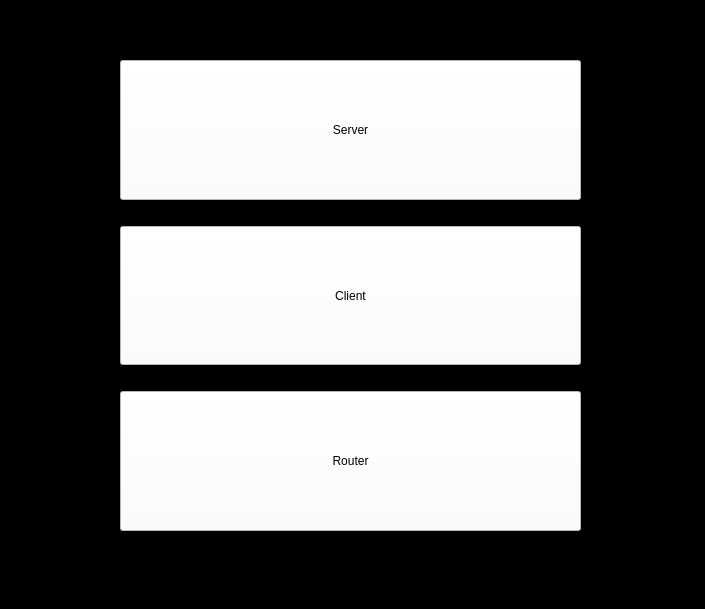
<?xml version="1.0" encoding="UTF-8"?>
<ui version="4.0">
 <class>MyMainWindow</class>
 <widget class="QMainWindow" name="MyMainWindow">
  <property name="geometry">
   <rect>
    <x>0</x>
    <y>0</y>
    <width>705</width>
    <height>609</height>
   </rect>
  </property>
  <property name="font">
   <font>
    <family>Latin Modern Roman Caps</family>
   </font>
  </property>
  <property name="windowTitle">
   <string>MainWindow</string>
  </property>
  <property name="styleSheet">
   <string notr="true">background-color: rgb(0, 0, 0);</string>
  </property>
  <widget class="QWidget" name="centralwidget">
   <property name="font">
    <font>
     <family>Latin Modern Mono Caps</family>
    </font>
   </property>
   <widget class="QWidget" name="horizontalLayoutWidget">
    <property name="geometry">
     <rect>
      <x>20</x>
      <y>10</y>
      <width>661</width>
      <height>521</height>
     </rect>
    </property>
    <layout class="QHBoxLayout" name="horizontalLayout">
     <item>
      <spacer name="horizontalSpacer_2">
       <property name="orientation">
        <enum>Qt::Horizontal</enum>
       </property>
       <property name="sizeType">
        <enum>QSizePolicy::Fixed</enum>
       </property>
       <property name="sizeHint" stdset="0">
        <size>
         <width>100</width>
         <height>20</height>
        </size>
       </property>
      </spacer>
     </item>
     <item>
      <layout class="QVBoxLayout" name="verticalLayout_3" stretch="0,0,0,0,0,0">
       <property name="sizeConstraint">
        <enum>QLayout::SetDefaultConstraint</enum>
       </property>
       <item>
        <spacer name="verticalSpacer">
         <property name="orientation">
          <enum>Qt::Vertical</enum>
         </property>
         <property name="sizeType">
          <enum>QSizePolicy::Maximum</enum>
         </property>
         <property name="sizeHint" stdset="0">
          <size>
           <width>5</width>
           <height>50</height>
          </size>
         </property>
        </spacer>
       </item>
       <item>
        <widget class="QPushButton" name="serverButton">
         <property name="sizePolicy">
          <sizepolicy hsizetype="Preferred" vsizetype="Preferred">
           <horstretch>0</horstretch>
           <verstretch>0</verstretch>
          </sizepolicy>
         </property>
         <property name="maximumSize">
          <size>
           <width>16777215</width>
           <height>16777215</height>
          </size>
         </property>
         <property name="styleSheet">
          <string notr="true">background-color: rgb(255,255, 255 );
selection-background-color: rgb(200, 200, 200);
font:  30pt &quot;Latin Modern Mono Caps&quot;;</string>
         </property>
         <property name="text">
          <string>Server</string>
         </property>
        </widget>
       </item>
       <item>
        <spacer name="verticalSpacer_2">
         <property name="orientation">
          <enum>Qt::Vertical</enum>
         </property>
         <property name="sizeType">
          <enum>QSizePolicy::Maximum</enum>
         </property>
         <property name="sizeHint" stdset="0">
          <size>
           <width>20</width>
           <height>20</height>
          </size>
         </property>
        </spacer>
       </item>
       <item>
        <widget class="QPushButton" name="clientButton">
         <property name="enabled">
          <bool>true</bool>
         </property>
         <property name="sizePolicy">
          <sizepolicy hsizetype="Expanding" vsizetype="Preferred">
           <horstretch>0</horstretch>
           <verstretch>0</verstretch>
          </sizepolicy>
         </property>
         <property name="minimumSize">
          <size>
           <width>85</width>
           <height>0</height>
          </size>
         </property>
         <property name="maximumSize">
          <size>
           <width>16777215</width>
           <height>16777215</height>
          </size>
         </property>
         <property name="toolTip">
          <string extracomment="Click to start client "/>
         </property>
         <property name="layoutDirection">
          <enum>Qt::LeftToRight</enum>
         </property>
         <property name="styleSheet">
          <string notr="true">background-color: rgb(255,255, 255 );
font:  30pt &quot;Latin Modern Mono Caps&quot;;</string>
         </property>
         <property name="text">
          <string>Client</string>
         </property>
        </widget>
       </item>
       <item>
        <spacer name="verticalSpacer_3">
         <property name="orientation">
          <enum>Qt::Vertical</enum>
         </property>
         <property name="sizeType">
          <enum>QSizePolicy::Maximum</enum>
         </property>
         <property name="sizeHint" stdset="0">
          <size>
           <width>20</width>
           <height>20</height>
          </size>
         </property>
        </spacer>
       </item>
       <item>
        <widget class="QPushButton" name="routerButton">
         <property name="sizePolicy">
          <sizepolicy hsizetype="Preferred" vsizetype="Preferred">
           <horstretch>0</horstretch>
           <verstretch>0</verstretch>
          </sizepolicy>
         </property>
         <property name="styleSheet">
          <string notr="true">background-color: rgb(255,255, 255 );
font:  30pt &quot;Latin Modern Mono Caps&quot;;</string>
         </property>
         <property name="text">
          <string>Router</string>
         </property>
        </widget>
       </item>
      </layout>
     </item>
     <item>
      <spacer name="horizontalSpacer">
       <property name="orientation">
        <enum>Qt::Horizontal</enum>
       </property>
       <property name="sizeType">
        <enum>QSizePolicy::Fixed</enum>
       </property>
       <property name="sizeHint" stdset="0">
        <size>
         <width>100</width>
         <height>20</height>
        </size>
       </property>
      </spacer>
     </item>
    </layout>
   </widget>
  </widget>
  <widget class="QMenuBar" name="menubar">
   <property name="geometry">
    <rect>
     <x>0</x>
     <y>0</y>
     <width>705</width>
     <height>25</height>
    </rect>
   </property>
  </widget>
  <widget class="QStatusBar" name="statusbar"/>
 </widget>
 <tabstops>
  <tabstop>serverButton</tabstop>
  <tabstop>clientButton</tabstop>
  <tabstop>routerButton</tabstop>
 </tabstops>
 <resources/>
 <connections/>
</ui>
